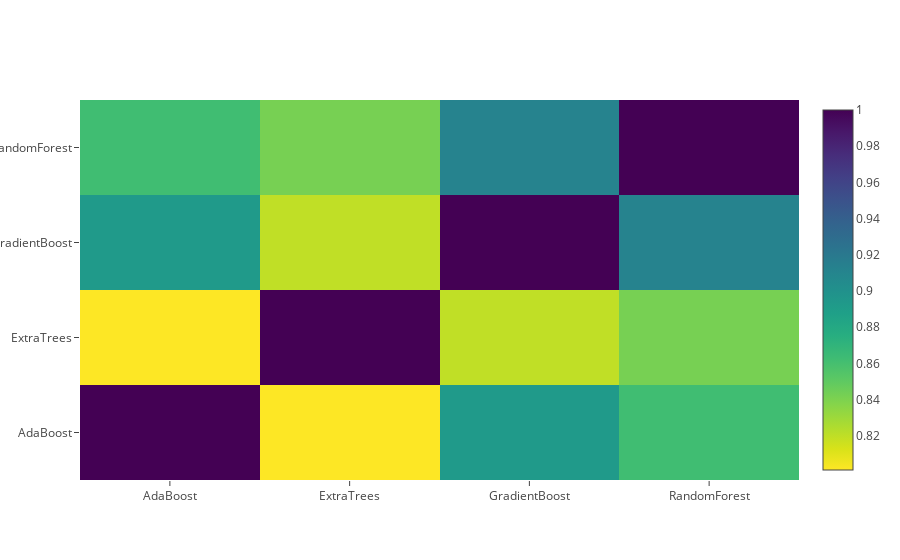

The cell this chart's notebook holds for it:
### Code cell
import plotly.offline as py
py.init_notebook_mode(connected=True)
import plotly.graph_objs as go
data = [go.Heatmap(z= base_predictions_train.astype(float).corr().values,
                   x=base_predictions_train.columns.values,
                   y= base_predictions_train.columns.values,
                   colorscale='Viridis', 
                   showscale=True, reversescale = True)]
py.iplot(data, filename='labelled-heatmap')

### Figure 1 — Plotly figure (JSON) as saved in the notebook; plotly's stock layout.template omitted (floating-point values rounded to 4 significant figures)
{"data": [{"colorscale": "Viridis", "reversescale": true, "showscale": true, "type": "heatmap", "x": ["AdaBoost", "ExtraTrees", "GradientBoost", "RandomForest"], "y": ["AdaBoost", "ExtraTrees", "GradientBoost", "RandomForest"], "z": [[1, 0.8011, 0.8927, 0.8622], [0.8011, 1, 0.8199, 0.8419], [0.8927, 0.8199, 1, 0.9117], [0.8622, 0.8419, 0.9117, 1]]}], "layout": {}}
